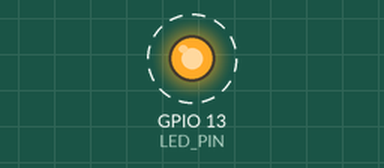
Simulated run of this sketch. Board: ESP32. Shown: output pins drawn as LEDs (lit = HIGH). Dashed ring = blinking. What the sketch prints to the serial monitor is not drawn.

Above: at 0.7 s.
Timing chart, 0 to 3.5 s (numbered marks = the images above):
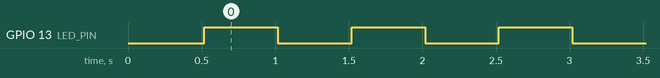

Measured:
- by itself, GPIO 13 (LED_PIN): alternates HIGH for 0.50 s and LOW for 0.50 s

The sketch:

01_blink_a.ino
```cpp
// =============================================================================
// 01_blink_a — Firmware Test A
// ESP32 Flash Manager test sketches
// =============================================================================
//
// PURPOSE
// -------
// A simple, identifiable firmware for testing the Flash Region and Read/Backup
// operations in ESP32 Flash Manager. Blinks the onboard LED slowly (1 Hz) and
// prints a clear identity message to Serial on boot.
//
// Use this sketch to:
//   - Test flashing a .bin to the app0 region (0x10000)
//   - Read/backup the app0 region and confirm file size
//   - Visually confirm a successful flash by the slow blink pattern
//   - Distinguish from Firmware Test B (which blinks fast)
//
// ARDUINO IDE SETTINGS
// --------------------
//   Board:            ESP32 Dev Module
//   Flash Size:       16MB (128Mb)
//   Partition Scheme: Custom
//   Upload Speed:     921600
//   Serial Monitor:   115200 baud
//
// LED BEHAVIOUR
// -------------
//   Slow blink — 500ms on, 500ms off (1 Hz)
//   This is Firmware A. Firmware B blinks fast.
//
// =============================================================================

#define LED_PIN 13
#define BAUD_RATE 115200
#define SKETCH_NAME "Firmware Test A"
#define SKETCH_VERSION "1.0"
#define BLINK_ON_MS 500
#define BLINK_OFF_MS 500

void setup() {
  pinMode(LED_PIN, OUTPUT);
  Serial.begin(BAUD_RATE);
  delay(500);

  Serial.println();
  Serial.println("==============================");
  Serial.println("  " + String(SKETCH_NAME) + " v" + String(SKETCH_VERSION));
  Serial.println("  ESP32 Flash Manager Test");
  Serial.println("==============================");
  Serial.println();
  Serial.println("  LED pattern: SLOW blink (1 Hz)");
  Serial.println("  Flash region: app0 at 0x10000");
  Serial.println("  Use Read/Backup to save this firmware.");
  Serial.println("  Flash Firmware Test B to replace it.");
  Serial.println();
  Serial.println("  Running...");
}

void loop() {
  digitalWrite(LED_PIN, HIGH);
  delay(BLINK_ON_MS);
  digitalWrite(LED_PIN, LOW);
  delay(BLINK_OFF_MS);
}
```
